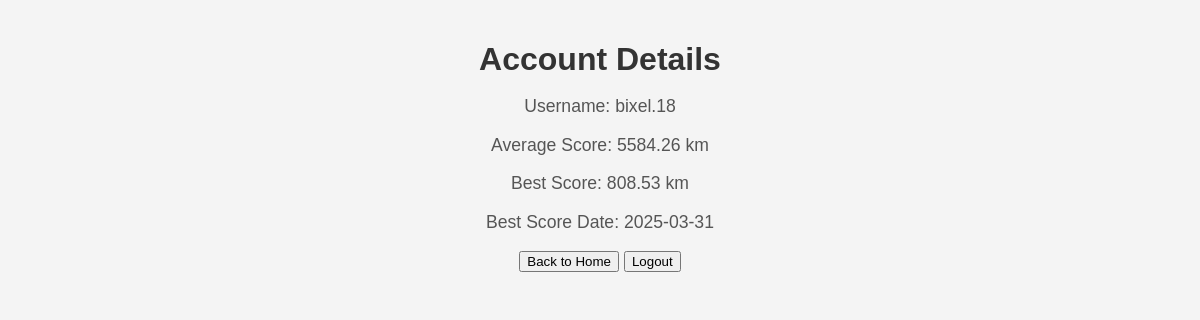
Page /account (signed in) on the earlier database version.
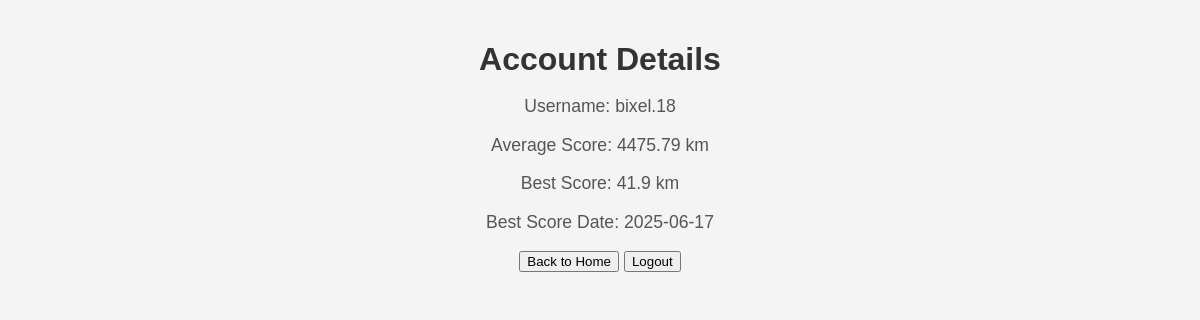
Same page on the later database version.
### app.py (models this page shows)
class User(db.Model, UserMixin):
    id = db.Column(db.Integer, primary_key=True)
    username = db.Column(db.String(20), unique=True, nullable=False)
    password = db.Column(db.String(60), nullable=False)
    scores = db.relationship('Score', backref='author', lazy=True)

class Score(db.Model):
    id = db.Column(db.Integer, primary_key=True)
    date = db.Column(db.Date, nullable=False)
    score = db.Column(db.Float, nullable=False)
    user_id = db.Column(db.Integer, db.ForeignKey('user.id'), nullable=False)

### app.py (the view)
@app.route('/account')
@login_required
def account():
    scores = Score.query.filter_by(user_id=current_user.id).all()
    if not scores:
        average_score = None
        best_score = None
        best_score_date = None
    else:
        total = sum(s.score for s in scores)
        average_score = total / len(scores)
        best_record = min(scores, key=lambda s: s.score)
        best_score = best_record.score
        best_score_date = best_record.date  # This is a date object
    return render_template("account.html",
                           average_score=average_score,
                           best_score=best_score,
                           best_score_date=best_score_date)

### app.py (called while the page is built)
@login_manager.user_loader
def load_user(user_id):
    return User.query.get(int(user_id))

### templates/account.html (shortened to what this page needs)
<!DOCTYPE html>
<html lang="en">
<head>
  <link rel="stylesheet" href="{{ url_for('static', filename='style.css') }}">
</head>
<body>
  <h1>Account Details</h1>
  <p>Username: {{ current_user.username }}</p>
  {% if average_score is not none %}
    <p>Average Score: {{ average_score | round(2) }} km</p>
    <p>Best Score: {{ best_score | round(2) }} km</p>
    <p>Best Score Date: {{ best_score_date }}</p>
  {% else %}
    <p>No scores recorded yet.</p>
  {% endif %}
  <p>
    <a href="{{ url_for('index') }}"><button>Back to Home</button></a>
    <a href="{{ url_for('logout') }}"><button>Logout</button></a>
  </p>
</body>
</html>

### static/style.css (style rules this page uses)
body { font-family: Arial, sans-serif; text-align: center; margin: 0; padding: 20px; background-color: #f4f4f4; }
h1 { color: #333; margin-bottom: 10px; }
p { font-size: 1.1em; color: #555; }

Differences in the rows shown:
no longer on this page (row unchanged): Score: score "808.53", date "2025-03-31"
added Score: score "41.9", date "2025-06-17"
Other differences:
{{ average_score | round(2) }}: "5584.26" → "4475.79"
